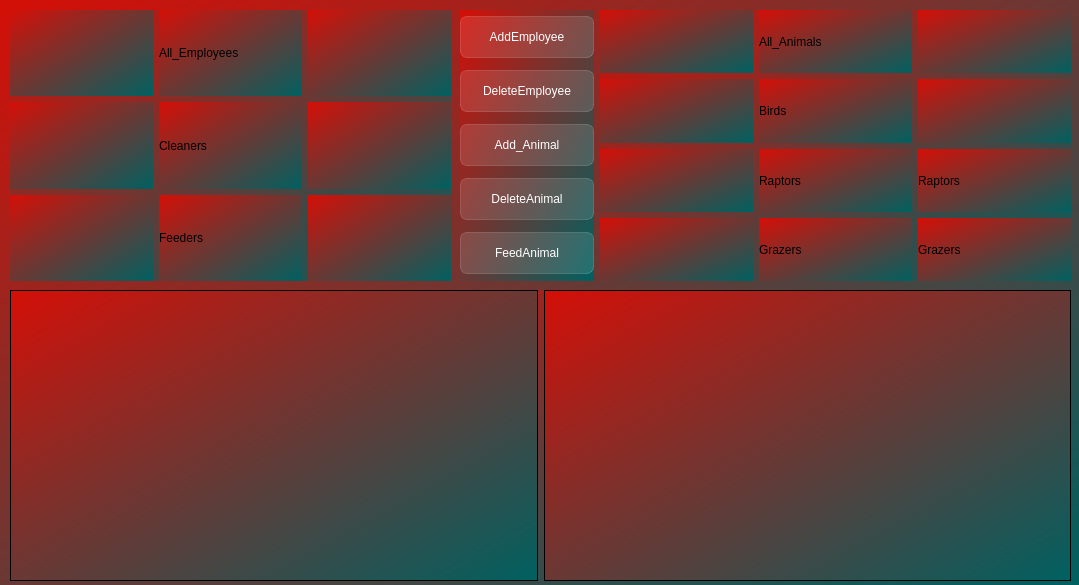
<?xml version="1.0" encoding="UTF-8"?>
<ui version="4.0">
 <class>MainWindow</class>
 <widget class="QMainWindow" name="MainWindow">
  <property name="geometry">
   <rect>
    <x>0</x>
    <y>0</y>
    <width>1079</width>
    <height>585</height>
   </rect>
  </property>
  <property name="windowTitle">
   <string>MainWindow</string>
  </property>
  <widget class="QWidget" name="centralwidget">
   <property name="styleSheet">
    <string notr="true">background-color:qlineargradient(spread:pad, x1:0, y1:0, x2:1, y2:1, stop:0 rgba(212, 15, 7, 255), stop:1 rgba(0, 97, 97, 255))</string>
   </property>
   <widget class="QWidget" name="">
    <property name="geometry">
     <rect>
      <x>460</x>
      <y>10</y>
      <width>134</width>
      <height>271</height>
     </rect>
    </property>
    <layout class="QVBoxLayout" name="verticalLayout_3">
     <item>
      <widget class="QPushButton" name="pushButton_Add_Employee">
       <property name="styleSheet">
        <string notr="true">QPushButton{
color:white;
background-color:rgba(255,255,255,30);
border:1px solid rgba(255,255,255,40);
border-radius: 7px;
width:130px;
height:40px;
}
QPushButton:hover{
background-color: rgba(255,255,255,30);
}
QPushButton:pressed{
background-color: rgba(255,255,255,70);
}</string>
       </property>
       <property name="text">
        <string>AddEmployee</string>
       </property>
      </widget>
     </item>
     <item>
      <widget class="QPushButton" name="pushButton_Delete_Employee">
       <property name="styleSheet">
        <string notr="true">QPushButton{
color:white;
background-color:rgba(255,255,255,30);
border:1px solid rgba(255,255,255,40);
border-radius: 7px;
width:130px;
height:40px;
}
QPushButton:hover{
background-color: rgba(255,255,255,30);
}
QPushButton:pressed{
background-color: rgba(255,255,255,70);
}</string>
       </property>
       <property name="text">
        <string>DeleteEmployee</string>
       </property>
      </widget>
     </item>
     <item>
      <widget class="QPushButton" name="pushButton_Add_Animal">
       <property name="styleSheet">
        <string notr="true">QPushButton{
color:white;
background-color:rgba(255,255,255,30);
border:1px solid rgba(255,255,255,40);
border-radius: 7px;
width:130px;
height:40px;
}
QPushButton:hover{
background-color: rgba(255,255,255,30);
}
QPushButton:pressed{
background-color: rgba(255,255,255,70);
}</string>
       </property>
       <property name="text">
        <string>Add_Animal</string>
       </property>
      </widget>
     </item>
     <item>
      <widget class="QPushButton" name="pushButton_Delete_Animal">
       <property name="styleSheet">
        <string notr="true">QPushButton{
color:white;
background-color:rgba(255,255,255,30);
border:1px solid rgba(255,255,255,40);
border-radius: 7px;
width:130px;
height:40px;
}
QPushButton:hover{
background-color: rgba(255,255,255,30);
}
QPushButton:pressed{
background-color: rgba(255,255,255,70);
}</string>
       </property>
       <property name="text">
        <string>DeleteAnimal</string>
       </property>
      </widget>
     </item>
     <item>
      <widget class="QPushButton" name="pushButton_Feed_Animal">
       <property name="styleSheet">
        <string notr="true">QPushButton{
color:white;
background-color:rgba(255,255,255,30);
border:1px solid rgba(255,255,255,40);
border-radius: 7px;
width:130px;
height:40px;
}
QPushButton:hover{
background-color: rgba(255,255,255,30);
}
QPushButton:pressed{
background-color: rgba(255,255,255,70);
}</string>
       </property>
       <property name="text">
        <string>FeedAnimal</string>
       </property>
      </widget>
     </item>
    </layout>
   </widget>
   <widget class="QWidget" name="">
    <property name="geometry">
     <rect>
      <x>600</x>
      <y>10</y>
      <width>471</width>
      <height>271</height>
     </rect>
    </property>
    <layout class="QVBoxLayout" name="verticalLayout_2">
     <item>
      <layout class="QHBoxLayout" name="horizontalLayout_4">
       <item>
        <widget class="QLabel" name="label_Icon_Animals">
         <property name="text">
          <string/>
         </property>
         <property name="pixmap">
          <pixmap resource="res-icon.qrc">:/icon/Icons/emoji_nature_40dp_E8EAED_FILL0_wght400_GRAD0_opsz40.svg</pixmap>
         </property>
        </widget>
       </item>
       <item>
        <widget class="QLabel" name="label_All_Animals_2">
         <property name="text">
          <string>All_Animals</string>
         </property>
        </widget>
       </item>
       <item>
        <widget class="QLabel" name="label_All_Animals">
         <property name="text">
          <string/>
         </property>
        </widget>
       </item>
      </layout>
     </item>
     <item>
      <layout class="QHBoxLayout" name="horizontalLayout_5">
       <item>
        <widget class="QLabel" name="label_Icon_Animals_2">
         <property name="text">
          <string/>
         </property>
         <property name="pixmap">
          <pixmap resource="res-icon.qrc">:/icon/Icons/raven_24dp_E8EAED_FILL0_wght400_GRAD0_opsz24.svg</pixmap>
         </property>
        </widget>
       </item>
       <item>
        <widget class="QLabel" name="label_Birds_2">
         <property name="text">
          <string>Birds</string>
         </property>
        </widget>
       </item>
       <item>
        <widget class="QLabel" name="label_Birds">
         <property name="text">
          <string/>
         </property>
        </widget>
       </item>
      </layout>
     </item>
     <item>
      <layout class="QHBoxLayout" name="horizontalLayout_6">
       <item>
        <widget class="QLabel" name="label_Icon_Animals_3">
         <property name="text">
          <string/>
         </property>
         <property name="pixmap">
          <pixmap resource="res-icon.qrc">:/icon/Icons/pets_40dp_E8EAED_FILL0_wght400_GRAD0_opsz40.svg</pixmap>
         </property>
        </widget>
       </item>
       <item>
        <widget class="QLabel" name="label_Rantors_2">
         <property name="text">
          <string>Raptors</string>
         </property>
        </widget>
       </item>
       <item>
        <widget class="QLabel" name="label_Rantors">
         <property name="text">
          <string>Raptors</string>
         </property>
        </widget>
       </item>
      </layout>
     </item>
     <item>
      <layout class="QHBoxLayout" name="horizontalLayout_7">
       <item>
        <widget class="QLabel" name="label_Icon_Animals_4">
         <property name="text">
          <string/>
         </property>
         <property name="pixmap">
          <pixmap resource="res-icon.qrc">:/icon/Icons/cruelty_free_40dp_E8EAED_FILL0_wght400_GRAD0_opsz40.svg</pixmap>
         </property>
        </widget>
       </item>
       <item>
        <widget class="QLabel" name="label_Grazers_2">
         <property name="text">
          <string>Grazers</string>
         </property>
        </widget>
       </item>
       <item>
        <widget class="QLabel" name="label_Grazers">
         <property name="text">
          <string>Grazers</string>
         </property>
        </widget>
       </item>
      </layout>
     </item>
    </layout>
   </widget>
   <widget class="QWidget" name="">
    <property name="geometry">
     <rect>
      <x>10</x>
      <y>10</y>
      <width>441</width>
      <height>271</height>
     </rect>
    </property>
    <layout class="QVBoxLayout" name="verticalLayout">
     <item>
      <layout class="QHBoxLayout" name="horizontalLayout_3">
       <item>
        <widget class="QLabel" name="label_icon_enployees">
         <property name="text">
          <string/>
         </property>
         <property name="pixmap">
          <pixmap resource="res-icon.qrc">:/icon/Icons/person_apron_40dp_E8EAED_FILL0_wght400_GRAD0_opsz40.svg</pixmap>
         </property>
        </widget>
       </item>
       <item>
        <widget class="QLabel" name="label_All_employees_2">
         <property name="text">
          <string>All_Employees</string>
         </property>
        </widget>
       </item>
       <item>
        <widget class="QLabel" name="label_All_employees">
         <property name="text">
          <string/>
         </property>
        </widget>
       </item>
      </layout>
     </item>
     <item>
      <layout class="QHBoxLayout" name="horizontalLayout_2">
       <item>
        <widget class="QLabel" name="label_icon_enployees_2">
         <property name="text">
          <string/>
         </property>
         <property name="pixmap">
          <pixmap resource="res-icon.qrc">:/icon/Icons/household_supplies_40dp_E8EAED_FILL0_wght400_GRAD0_opsz40.svg</pixmap>
         </property>
        </widget>
       </item>
       <item>
        <widget class="QLabel" name="label_Cleaners_2">
         <property name="text">
          <string>Cleaners</string>
         </property>
        </widget>
       </item>
       <item>
        <widget class="QLabel" name="label_Cleaners">
         <property name="text">
          <string/>
         </property>
        </widget>
       </item>
      </layout>
     </item>
     <item>
      <layout class="QHBoxLayout" name="horizontalLayout">
       <item>
        <widget class="QLabel" name="label_icon_enployees_3">
         <property name="text">
          <string/>
         </property>
         <property name="pixmap">
          <pixmap resource="res-icon.qrc">:/icon/Icons/restaurant_40dp_E8EAED_FILL0_wght400_GRAD0_opsz40.svg</pixmap>
         </property>
        </widget>
       </item>
       <item>
        <widget class="QLabel" name="label_Feeders_2">
         <property name="text">
          <string>Feeders</string>
         </property>
        </widget>
       </item>
       <item>
        <widget class="QLabel" name="label_Feeders">
         <property name="text">
          <string/>
         </property>
        </widget>
       </item>
      </layout>
     </item>
    </layout>
   </widget>
   <widget class="QWidget" name="">
    <property name="geometry">
     <rect>
      <x>10</x>
      <y>290</y>
      <width>1061</width>
      <height>291</height>
     </rect>
    </property>
    <layout class="QHBoxLayout" name="horizontalLayout_8">
     <item>
      <widget class="QTableView" name="tableView_Employee">
       <property name="styleSheet">
        <string notr="true">QTableView:{
background-color: rgba(255,255,255,30);
border: 1px solid rgba(255,255,255,40);
border-bottom-right-radios:7px;
}
QTableView:: section{
background-color: rgba(53,53,53);
color:white;
border:none;
height:50px;
font-size:14pt;
}
QTableView::item{
border-stele:none;
border-bottom: rgba(255,255,255,50)
}
QTableView::item:selected{
border-stele:none;
color:rgba(255,255,255);
background-color: rgba(255,255,255,50);
}
</string>
       </property>
       <property name="showGrid">
        <bool>false</bool>
       </property>
      </widget>
     </item>
     <item>
      <widget class="QTableView" name="tableView_Animal">
       <property name="styleSheet">
        <string notr="true">QTableView:{
background-color: rgba(255,255,255,30);
border: 1px solid rgba(255,255,255,40);
border-bottom-left-radios:7px;
}
QTableView:: section{
background-color: rgba(53,53,53);
color:white;
border:none;
height:50px;
font-size:14pt;
}
QTableView::item{
border-stele:none;
border-bottom: rgba(255,255,255,50)
}
QTableView::item:selected{
border-stele:none;
color:rgba(255,255,255);
background-color: rgba(255,255,255,50);
}
</string>
       </property>
      </widget>
     </item>
    </layout>
   </widget>
  </widget>
 </widget>
 <resources>
  <include location="res-icon.qrc"/>
 </resources>
 <connections/>
</ui>
